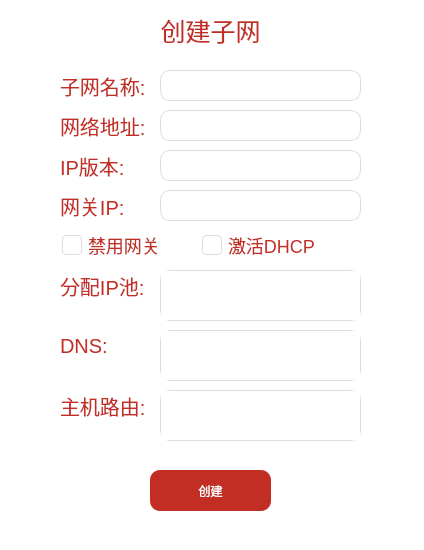
<?xml version="1.0" encoding="UTF-8"?>
<ui version="4.0">
 <class>AddSubnet</class>
 <widget class="QDialog" name="AddSubnet">
  <property name="geometry">
   <rect>
    <x>0</x>
    <y>0</y>
    <width>424</width>
    <height>550</height>
   </rect>
  </property>
  <property name="minimumSize">
   <size>
    <width>424</width>
    <height>550</height>
   </size>
  </property>
  <property name="maximumSize">
   <size>
    <width>424</width>
    <height>550</height>
   </size>
  </property>
  <property name="windowTitle">
   <string>Dialog</string>
  </property>
  <property name="styleSheet">
   <string notr="true">QDialog {background-color: white;}</string>
  </property>
  <widget class="QLabel" name="label_add_subnetname">
   <property name="geometry">
    <rect>
     <x>60</x>
     <y>70</y>
     <width>101</width>
     <height>31</height>
    </rect>
   </property>
   <property name="styleSheet">
    <string notr="true">QLabel {
	color: #C32E24;
	font: 57 9pt &quot;HarmonyOS Sans SC&quot;;
	font-size: 20px;
}</string>
   </property>
   <property name="text">
    <string>子网名称:</string>
   </property>
  </widget>
  <widget class="QLineEdit" name="lineEdit_add_subnetname">
   <property name="geometry">
    <rect>
     <x>160</x>
     <y>70</y>
     <width>201</width>
     <height>31</height>
    </rect>
   </property>
   <property name="styleSheet">
    <string notr="true">QLineEdit {
	font: 57 9pt &quot;HarmonyOS Sans SC&quot;;
	border: 1px solid #ddd;
	box-shadow: none;
	color: #333;
	font-size: 15px;
	border-radius: 10px;
}
                        </string>
   </property>
  </widget>
  <widget class="QComboBox" name="comboBox_add_subnetipversion">
   <property name="geometry">
    <rect>
     <x>160</x>
     <y>150</y>
     <width>201</width>
     <height>31</height>
    </rect>
   </property>
   <property name="styleSheet">
    <string notr="true">QComboBox {
font: 57 9pt &quot;HarmonyOS Sans SC&quot;;
	border: 1px solid #ddd;
	box-shadow: none;
	color: #333;	
	font-size: 15px;
	border-radius: 10px;
	background-color: white;
}

QComboBox::down-arrow {
    image: url('resources/img/down-arrow.png'); 
	width: 15px;
	height: 15px
}

QComboBox::drop-down{
    border:0;           
    min-width: 40px; 
}
                        </string>
   </property>
  </widget>
  <widget class="QCheckBox" name="checkBox_add_subnetifgateway">
   <property name="geometry">
    <rect>
     <x>60</x>
     <y>230</y>
     <width>121</width>
     <height>31</height>
    </rect>
   </property>
   <property name="styleSheet">
    <string notr="true">QCheckBox {
	font: 57 9pt &quot;HarmonyOS Sans SC&quot;;
    background-color: #ffffff;
    color: #C32E24;
    border-width: 1px;
    border-radius: 3px;
    padding: 2px;
	font-size: 18px;
}

QCheckBox::indicator {
	 width:18px;
	 height: 18px;
     background-color: #ffffff;
	 border: 1px solid #ddd;
     border-radius: 4px;
}

QCheckBox::indicator:checked {
     border-image: url('resources/img/checked.png');
	border: 1px solid #ddd;
}</string>
   </property>
   <property name="text">
    <string>禁用网关</string>
   </property>
  </widget>
  <widget class="QLabel" name="label_addnetworktypetitle">
   <property name="geometry">
    <rect>
     <x>130</x>
     <y>10</y>
     <width>161</width>
     <height>41</height>
    </rect>
   </property>
   <property name="styleSheet">
    <string notr="true">QLabel {
	color: #C32E24;
	font: 57 9pt &quot;HarmonyOS Sans SC&quot;;
	font-size: 25px;
}</string>
   </property>
   <property name="text">
    <string>&lt;html&gt;&lt;head/&gt;&lt;body&gt;&lt;p align=&quot;center&quot;&gt;创建子网&lt;/p&gt;&lt;/body&gt;&lt;/html&gt;</string>
   </property>
  </widget>
  <widget class="QLineEdit" name="lineEdit_add_subnetcidr">
   <property name="geometry">
    <rect>
     <x>160</x>
     <y>110</y>
     <width>201</width>
     <height>31</height>
    </rect>
   </property>
   <property name="styleSheet">
    <string notr="true">QLineEdit {
	font: 57 9pt &quot;HarmonyOS Sans SC&quot;;
	border: 1px solid #ddd;
	box-shadow: none;
	color: #333;
	font-size: 15px;
	border-radius: 10px;
}
                        </string>
   </property>
  </widget>
  <widget class="QLabel" name="label_add_subnetcidr">
   <property name="geometry">
    <rect>
     <x>60</x>
     <y>110</y>
     <width>101</width>
     <height>31</height>
    </rect>
   </property>
   <property name="styleSheet">
    <string notr="true">QLabel {
	color: #C32E24;
	font: 57 9pt &quot;HarmonyOS Sans SC&quot;;
	font-size: 20px;
}</string>
   </property>
   <property name="text">
    <string>网络地址:</string>
   </property>
  </widget>
  <widget class="QLabel" name="label_add_subnetipversion">
   <property name="geometry">
    <rect>
     <x>60</x>
     <y>150</y>
     <width>101</width>
     <height>31</height>
    </rect>
   </property>
   <property name="styleSheet">
    <string notr="true">QLabel {
	color: #C32E24;
	font: 57 9pt &quot;HarmonyOS Sans SC&quot;;
	font-size: 20px;
}</string>
   </property>
   <property name="text">
    <string>IP版本:</string>
   </property>
  </widget>
  <widget class="QLabel" name="label_add_subnetgetwayip">
   <property name="geometry">
    <rect>
     <x>60</x>
     <y>190</y>
     <width>101</width>
     <height>31</height>
    </rect>
   </property>
   <property name="styleSheet">
    <string notr="true">QLabel {
	color: #C32E24;
	font: 57 9pt &quot;HarmonyOS Sans SC&quot;;
	font-size: 20px;
}</string>
   </property>
   <property name="text">
    <string>网关IP:</string>
   </property>
  </widget>
  <widget class="QLineEdit" name="lineEdit_add_subnetgatewayip">
   <property name="geometry">
    <rect>
     <x>160</x>
     <y>190</y>
     <width>201</width>
     <height>31</height>
    </rect>
   </property>
   <property name="styleSheet">
    <string notr="true">QLineEdit {
	font: 57 9pt &quot;HarmonyOS Sans SC&quot;;
	border: 1px solid #ddd;
	box-shadow: none;
	color: #333;
	font-size: 15px;
	border-radius: 10px;
}
                        </string>
   </property>
   <property name="text">
    <string/>
   </property>
  </widget>
  <widget class="QLabel" name="label_add_subnetipool">
   <property name="geometry">
    <rect>
     <x>60</x>
     <y>270</y>
     <width>101</width>
     <height>31</height>
    </rect>
   </property>
   <property name="styleSheet">
    <string notr="true">QLabel {
	color: #C32E24;
	font: 57 9pt &quot;HarmonyOS Sans SC&quot;;
	font-size: 20px;
}</string>
   </property>
   <property name="text">
    <string>分配IP池:</string>
   </property>
  </widget>
  <widget class="QTextEdit" name="textEdit_add_subnetipool">
   <property name="geometry">
    <rect>
     <x>160</x>
     <y>270</y>
     <width>201</width>
     <height>51</height>
    </rect>
   </property>
   <property name="styleSheet">
    <string notr="true">QTextEdit {font: 57 9pt &quot;HarmonyOS Sans SC&quot;;
	border: 1px solid #ddd;
	box-shadow: none;
	color: #333;
	font-size: 15px;
	border-radius: 10px;}</string>
   </property>
  </widget>
  <widget class="QTextEdit" name="textEdit_add_subnetdns">
   <property name="geometry">
    <rect>
     <x>160</x>
     <y>330</y>
     <width>201</width>
     <height>51</height>
    </rect>
   </property>
   <property name="styleSheet">
    <string notr="true">QTextEdit {font: 57 9pt &quot;HarmonyOS Sans SC&quot;;
	border: 1px solid #ddd;
	box-shadow: none;
	color: #333;
	font-size: 15px;
	border-radius: 10px;}</string>
   </property>
  </widget>
  <widget class="QLabel" name="label_add_subnetdns">
   <property name="geometry">
    <rect>
     <x>60</x>
     <y>330</y>
     <width>101</width>
     <height>31</height>
    </rect>
   </property>
   <property name="styleSheet">
    <string notr="true">QLabel {
	color: #C32E24;
	font: 57 9pt &quot;HarmonyOS Sans SC&quot;;
	font-size: 20px;
}</string>
   </property>
   <property name="text">
    <string>DNS:</string>
   </property>
  </widget>
  <widget class="QLabel" name="label_add_subnetroute">
   <property name="geometry">
    <rect>
     <x>60</x>
     <y>390</y>
     <width>101</width>
     <height>31</height>
    </rect>
   </property>
   <property name="styleSheet">
    <string notr="true">QLabel {
	color: #C32E24;
	font: 57 9pt &quot;HarmonyOS Sans SC&quot;;
	font-size: 20px;
}</string>
   </property>
   <property name="text">
    <string>主机路由:</string>
   </property>
  </widget>
  <widget class="QTextEdit" name="textEdit_add_subnetroute">
   <property name="geometry">
    <rect>
     <x>160</x>
     <y>390</y>
     <width>201</width>
     <height>51</height>
    </rect>
   </property>
   <property name="styleSheet">
    <string notr="true">QTextEdit {font: 57 9pt &quot;HarmonyOS Sans SC&quot;;
	border: 1px solid #ddd;
	box-shadow: none;
	color: #333;
	font-size: 15px;
	border-radius: 10px;}</string>
   </property>
  </widget>
  <widget class="QPushButton" name="pushButton_add_addsubnet">
   <property name="geometry">
    <rect>
     <x>150</x>
     <y>470</y>
     <width>121</width>
     <height>41</height>
    </rect>
   </property>
   <property name="styleSheet">
    <string notr="true">QPushButton{
	font: 57 9pt &quot;HarmonyOS Sans SC&quot;;
	background-color: #C32E24;
	color: white;
	border: none;
	border-radius: 10px;

}

QPushButton:hover {
	background-color: white;
	color: #C32E24;
}</string>
   </property>
   <property name="text">
    <string>创建</string>
   </property>
  </widget>
  <widget class="QCheckBox" name="checkBox_add_subnetifdhcp">
   <property name="geometry">
    <rect>
     <x>200</x>
     <y>230</y>
     <width>131</width>
     <height>31</height>
    </rect>
   </property>
   <property name="styleSheet">
    <string notr="true">QCheckBox {
	font: 57 9pt &quot;HarmonyOS Sans SC&quot;;
    background-color: #ffffff;
    color: #C32E24;
    border-width: 1px;
    border-radius: 3px;
    padding: 2px;
	font-size: 18px;
}

QCheckBox::indicator {
	 width:18px;
	 height: 18px;
     background-color: #ffffff;
	 border: 1px solid #ddd;
     border-radius: 4px;
}

QCheckBox::indicator:checked {
     border-image: url('resources/img/checked.png');
	border: 1px solid #ddd;
}</string>
   </property>
   <property name="text">
    <string>激活DHCP</string>
   </property>
  </widget>
 </widget>
 <resources/>
 <connections/>
</ui>
